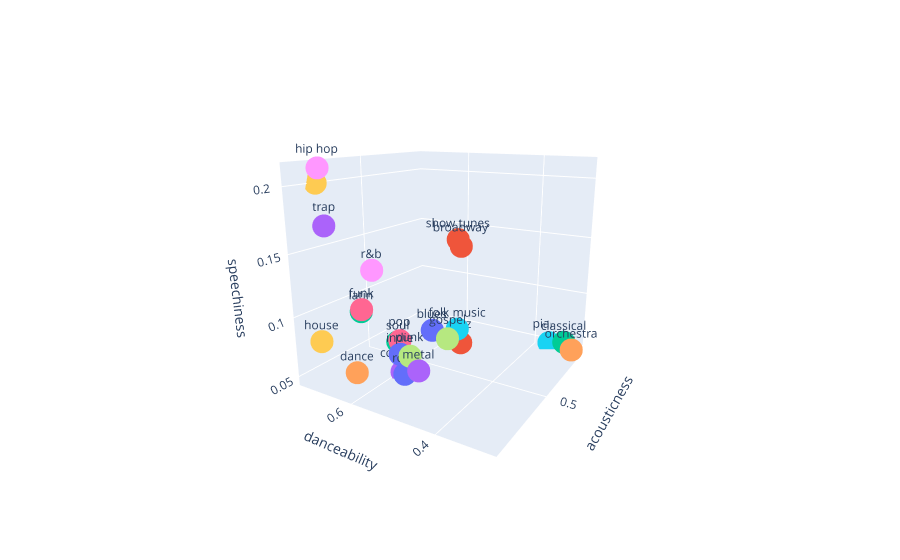

Notebook code for this chart:
### Code cell
fig = px.scatter_3d(grouped, x='acousticness', y='danceability',  z='speechiness',color='genre_summary', text='genre_summary')
fig.update_traces(textposition='top center')
fig.update_layout(showlegend=False)
fig.show()

### Figure 1 — Plotly figure (JSON) as saved in the notebook; plotly's stock layout.template omitted (floating-point values rounded to 4 significant figures)
{"data": [{"hovertemplate": "genre_summary=%{text}<br>acousticness=%{x}<br>danceability=%{y}<br>speechiness=%{z}<extra></extra>", "legendgroup": "blues", "marker": {"color": "#636efa", "symbol": "circle"}, "mode": "markers+text", "name": "blues", "scene": "scene", "showlegend": true, "text": ["blues"], "textposition": "top center", "type": "scatter3d", "x": [0.5834], "y": [0.5847], "z": [0.06679]}, {"hovertemplate": "genre_summary=%{text}<br>acousticness=%{x}<br>danceability=%{y}<br>speechiness=%{z}<extra></extra>", "legendgroup": "broadway", "marker": {"color": "#EF553B", "symbol": "circle"}, "mode": "markers+text", "name": "broadway", "scene": "scene", "showlegend": true, "text": ["broadway"], "textposition": "top center", "type": "scatter3d", "x": [0.6292], "y": [0.519], "z": [0.1448]}, {"hovertemplate": "genre_summary=%{text}<br>acousticness=%{x}<br>danceability=%{y}<br>speechiness=%{z}<extra></extra>", "legendgroup": "classical", "marker": {"color": "#00cc96", "symbol": "circle"}, "mode": "markers+text", "name": "classical", "scene": "scene", "showlegend": true, "text": ["classical"], "textposition": "top center", "type": "scatter3d", "x": [0.9144], "y": [0.3141], "z": [0.05554]}, {"hovertemplate": "genre_summary=%{text}<br>acousticness=%{x}<br>danceability=%{y}<br>speechiness=%{z}<extra></extra>", "legendgroup": "country", "marker": {"color": "#ab63fa", "symbol": "circle"}, "mode": "markers+text", "name": "country", "scene": "scene", "showlegend": true, "text": ["country"], "textposition": "top center", "type": "scatter3d", "x": [0.3227], "y": [0.5807], "z": [0.04755]}, {"hovertemplate": "genre_summary=%{text}<br>acousticness=%{x}<br>danceability=%{y}<br>speechiness=%{z}<extra></extra>", "legendgroup": "dance", "marker": {"color": "#FFA15A", "symbol": "circle"}, "mode": "markers+text", "name": "dance", "scene": "scene", "showlegend": true, "text": ["dance"], "textposition": "top center", "type": "scatter3d", "x": [0.1314], "y": [0.6257], "z": [0.0578]}, {"hovertemplate": "genre_summary=%{text}<br>acousticness=%{x}<br>danceability=%{y}<br>speechiness=%{z}<extra></extra>", "legendgroup": "folk music", "marker": {"color": "#19d3f3", "symbol": "circle"}, "mode": "markers+text", "name": "folk music", "scene": "scene", "showlegend": true, "text": ["folk music"], "textposition": "top center", "type": "scatter3d", "x": [0.6567], "y": [0.5366], "z": [0.06715]}, {"hovertemplate": "genre_summary=%{text}<br>acousticness=%{x}<br>danceability=%{y}<br>speechiness=%{z}<extra></extra>", "legendgroup": "funk", "marker": {"color": "#FF6692", "symbol": "circle"}, "mode": "markers+text", "name": "funk", "scene": "scene", "showlegend": true, "text": ["funk"], "textposition": "top center", "type": "scatter3d", "x": [0.2581], "y": [0.6608], "z": [0.09988]}, {"hovertemplate": "genre_summary=%{text}<br>acousticness=%{x}<br>danceability=%{y}<br>speechiness=%{z}<extra></extra>", "legendgroup": "gospel", "marker": {"color": "#B6E880", "symbol": "circle"}, "mode": "markers+text", "name": "gospel", "scene": "scene", "showlegend": true, "text": ["gospel"], "textposition": "top center", "type": "scatter3d", "x": [0.415], "y": [0.4907], "z": [0.0783]}, {"hovertemplate": "genre_summary=%{text}<br>acousticness=%{x}<br>danceability=%{y}<br>speechiness=%{z}<extra></extra>", "legendgroup": "hip hop", "marker": {"color": "#FF97FF", "symbol": "circle"}, "mode": "markers+text", "name": "hip hop", "scene": "scene", "showlegend": true, "text": ["hip hop"], "textposition": "top center", "type": "scatter3d", "x": [0.1748], "y": [0.7217], "z": [0.212]}, {"hovertemplate": "genre_summary=%{text}<br>acousticness=%{x}<br>danceability=%{y}<br>speechiness=%{z}<extra></extra>", "legendgroup": "house", "marker": {"color": "#FECB52", "symbol": "circle"}, "mode": "markers+text", "name": "house", "scene": "scene", "showlegend": true, "text": ["house"], "textposition": "top center", "type": "scatter3d", "x": [0.09686], "y": [0.7043], "z": [0.07955]}, {"hovertemplate": "genre_summary=%{text}<br>acousticness=%{x}<br>danceability=%{y}<br>speechiness=%{z}<extra></extra>", "legendgroup": "indie", "marker": {"color": "#636efa", "symbol": "circle"}, "mode": "markers+text", "name": "indie", "scene": "scene", "showlegend": true, "text": ["indie"], "textposition": "top center", "type": "scatter3d", "x": [0.3021], "y": [0.5767], "z": [0.06522]}, {"hovertemplate": "genre_summary=%{text}<br>acousticness=%{x}<br>danceability=%{y}<br>speechiness=%{z}<extra></extra>", "legendgroup": "jazz", "marker": {"color": "#EF553B", "symbol": "circle"}, "mode": "markers+text", "name": "jazz", "scene": "scene", "showlegend": true, "text": ["jazz"], "textposition": "top center", "type": "scatter3d", "x": [0.6512], "y": [0.5252], "z": [0.05517]}, {"hovertemplate": "genre_summary=%{text}<br>acousticness=%{x}<br>danceability=%{y}<br>speechiness=%{z}<extra></extra>", "legendgroup": "latin", "marker": {"color": "#00cc96", "symbol": "circle"}, "mode": "markers+text", "name": "latin", "scene": "scene", "showlegend": true, "text": ["latin"], "textposition": "top center", "type": "scatter3d", "x": [0.2928], "y": [0.6775], "z": [0.09488]}, {"hovertemplate": "genre_summary=%{text}<br>acousticness=%{x}<br>danceability=%{y}<br>speechiness=%{z}<extra></extra>", "legendgroup": "metal", "marker": {"color": "#ab63fa", "symbol": "circle"}, "mode": "markers+text", "name": "metal", "scene": "scene", "showlegend": true, "text": ["metal"], "textposition": "top center", "type": "scatter3d", "x": [0.06156], "y": [0.4446], "z": [0.08312]}, {"hovertemplate": "genre_summary=%{text}<br>acousticness=%{x}<br>danceability=%{y}<br>speechiness=%{z}<extra></extra>", "legendgroup": "orchestra", "marker": {"color": "#FFA15A", "symbol": "circle"}, "mode": "markers+text", "name": "orchestra", "scene": "scene", "showlegend": true, "text": ["orchestra"], "textposition": "top center", "type": "scatter3d", "x": [0.8907], "y": [0.2912], "z": [0.05182]}, {"hovertemplate": "genre_summary=%{text}<br>acousticness=%{x}<br>danceability=%{y}<br>speechiness=%{z}<extra></extra>", "legendgroup": "piano", "marker": {"color": "#19d3f3", "symbol": "circle"}, "mode": "markers+text", "name": "piano", "scene": "scene", "showlegend": true, "text": ["piano"], "textposition": "top center", "type": "scatter3d", "x": [0.9595], "y": [0.3588], "z": [0.04804]}, {"hovertemplate": "genre_summary=%{text}<br>acousticness=%{x}<br>danceability=%{y}<br>speechiness=%{z}<extra></extra>", "legendgroup": "pop", "marker": {"color": "#FF6692", "symbol": "circle"}, "mode": "markers+text", "name": "pop", "scene": "scene", "showlegend": true, "text": ["pop"], "textposition": "top center", "type": "scatter3d", "x": [0.3528], "y": [0.5955], "z": [0.07196]}, {"hovertemplate": "genre_summary=%{text}<br>acousticness=%{x}<br>danceability=%{y}<br>speechiness=%{z}<extra></extra>", "legendgroup": "punk", "marker": {"color": "#B6E880", "symbol": "circle"}, "mode": "markers+text", "name": "punk", "scene": "scene", "showlegend": true, "text": ["punk"], "textposition": "top center", "type": "scatter3d", "x": [0.1237], "y": [0.4858], "z": [0.08545]}, {"hovertemplate": "genre_summary=%{text}<br>acousticness=%{x}<br>danceability=%{y}<br>speechiness=%{z}<extra></extra>", "legendgroup": "r&b", "marker": {"color": "#FF97FF", "symbol": "circle"}, "mode": "markers+text", "name": "r&b", "scene": "scene", "showlegend": true, "text": ["r&b"], "textposition": "top center", "type": "scatter3d", "x": [0.3251], "y": [0.6558], "z": [0.13]}, {"hovertemplate": "genre_summary=%{text}<br>acousticness=%{x}<br>danceability=%{y}<br>speechiness=%{z}<extra></extra>", "legendgroup": "rap", "marker": {"color": "#FECB52", "symbol": "circle"}, "mode": "markers+text", "name": "rap", "scene": "scene", "showlegend": true, "text": ["rap"], "textposition": "top center", "type": "scatter3d", "x": [0.1806], "y": [0.733], "z": [0.2004]}, {"hovertemplate": "genre_summary=%{text}<br>acousticness=%{x}<br>danceability=%{y}<br>speechiness=%{z}<extra></extra>", "legendgroup": "rock", "marker": {"color": "#636efa", "symbol": "circle"}, "mode": "markers+text", "name": "rock", "scene": "scene", "showlegend": true, "text": ["rock"], "textposition": "top center", "type": "scatter3d", "x": [0.2182], "y": [0.5345], "z": [0.05859]}, {"hovertemplate": "genre_summary=%{text}<br>acousticness=%{x}<br>danceability=%{y}<br>speechiness=%{z}<extra></extra>", "legendgroup": "show tunes", "marker": {"color": "#EF553B", "symbol": "circle"}, "mode": "markers+text", "name": "show tunes", "scene": "scene", "showlegend": true, "text": ["show tunes"], "textposition": "top center", "type": "scatter3d", "x": [0.6425], "y": [0.5309], "z": [0.1496]}, {"hovertemplate": "genre_summary=%{text}<br>acousticness=%{x}<br>danceability=%{y}<br>speechiness=%{z}<extra></extra>", "legendgroup": "soul", "marker": {"color": "#00cc96", "symbol": "circle"}, "mode": "markers+text", "name": "soul", "scene": "scene", "showlegend": true, "text": ["soul"], "textposition": "top center", "type": "scatter3d", "x": [0.3808], "y": [0.6122], "z": [0.06752]}, {"hovertemplate": "genre_summary=%{text}<br>acousticness=%{x}<br>danceability=%{y}<br>speechiness=%{z}<extra></extra>", "legendgroup": "trap", "marker": {"color": "#ab63fa", "symbol": "circle"}, "mode": "markers+text", "name": "trap", "scene": "scene", "showlegend": true, "text": ["trap"], "textposition": "top center", "type": "scatter3d", "x": [0.1339], "y": [0.6938], "z": [0.1707]}], "layout": {"autosize": true, "legend": {"title": {"text": "genre_summary"}, "tracegroupgap": 0}, "margin": {"t": 60}, "scene": {"aspectmode": "auto", "aspectratio": {"x": 1, "y": 1, "z": 1}, "camera": {"center": {"x": 0, "y": 0, "z": 0}, "eye": {"x": -1.921, "y": -1.171, "z": 0.6498}, "projection": {"type": "perspective"}, "up": {"x": 0.004064, "y": -0.0006549, "z": 1.0}}, "domain": {"x": [0, 1], "y": [0, 1]}, "xaxis": {"title": {"text": "acousticness"}, "type": "linear"}, "yaxis": {"title": {"text": "danceability"}, "type": "linear"}, "zaxis": {"title": {"text": "speechiness"}, "type": "linear"}}, "showlegend": false}}
